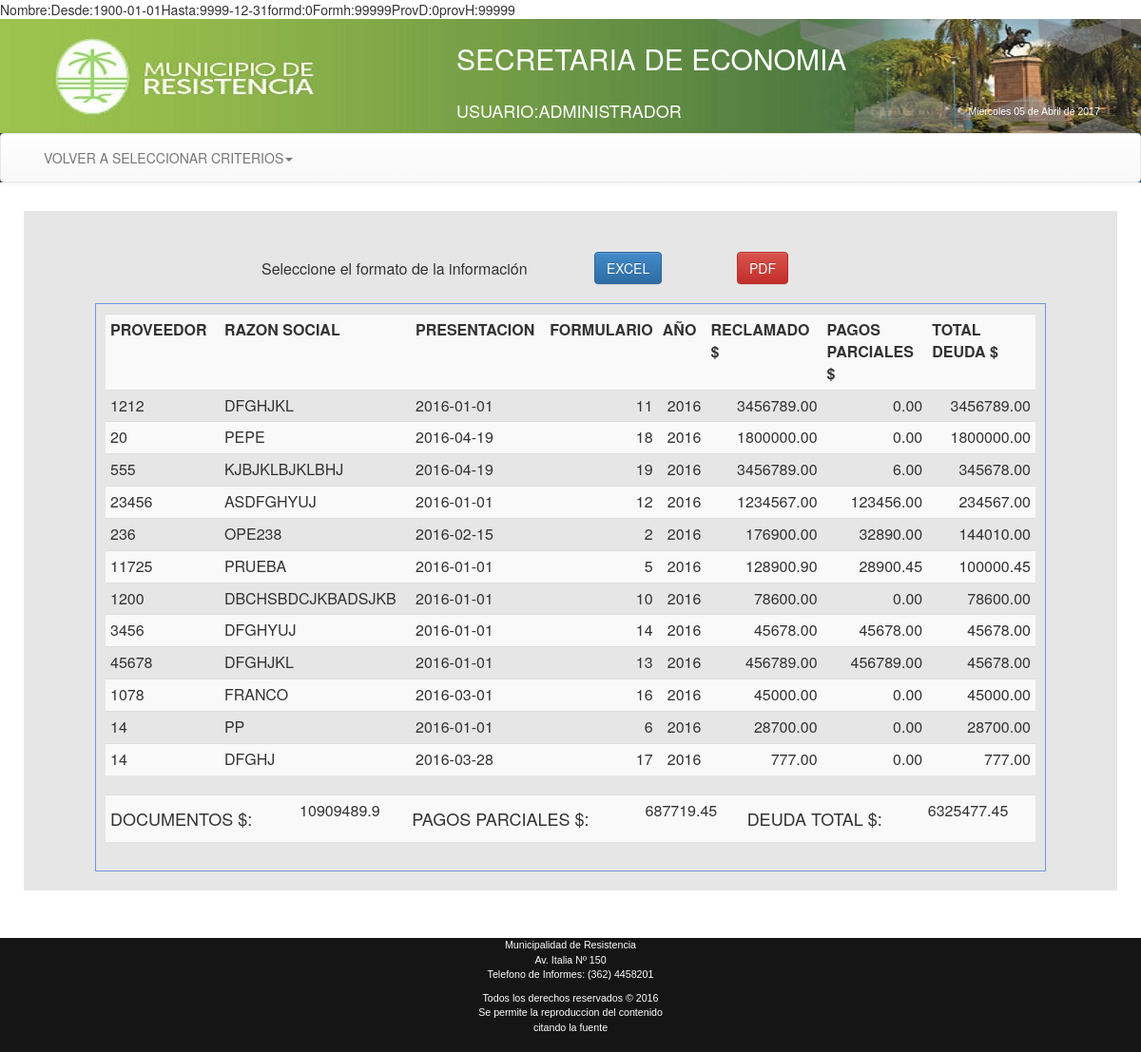
The app's page /Economia/views/frmMPP.php (signed in) with its own data.
### tables this page shows
CREATE TABLE `resumensg` (
  `idresumensg` int(11) NOT NULL AUTO_INCREMENT,
  `nroform` int(11) NOT NULL,
  `anioform` int(4) NOT NULL,
  `nroprov` int(11) NOT NULL,
  `razonsocial` varchar(60) NOT NULL,
  `fechapresenta` date NOT NULL,
  `montoreclamado` float(12,2) NOT NULL,
  `pagosrecibidos` float(12,2) NOT NULL,
  `totaldeuda` float(12,2) NOT NULL,
  `observaciones` varchar(100) NOT NULL,
  PRIMARY KEY (`idresumensg`)
);

### Economia/views/frmMPP.php (the view, shortened to what this page needs)
<?php
$flag=0;
if (isset ($_SESSION["razon"]) )
{ $bsprod=$_SESSION['razon'];$flag=1;}
else{$bsprod="";}
if (isset ($_SESSION["bddesde"]) )
{  $bddesde=$_SESSION['bddesde'];$flag=1;}
else{$bddesde="1900-01-01";}
if (isset ($_SESSION["bdhasta"]) )
{   $bdhasta=$_SESSION['bdhasta'];$flag=1;}
else{$bdhasta="9999-12-31";}
if (isset ($_SESSION["nroformd"]) )
{   $nroformd=$_SESSION['nroformd'];$flag=1;}
else{$nroformd=0;}
if (isset ($_SESSION["nroformh"]) )
{  $nroformh=$_SESSION['nroformh'];$flag=1;}
else{$nroformh=99999;}
if (isset ($_SESSION["nroprovd"]) )
{   $nroprovd=$_SESSION['nroprovd'];$flag=1;}
else{$nroprovd=0;}
if (isset ($_SESSION["nroprovh"]) )
{   $nroprovh=$_SESSION['nroprovh'];$flag=1;}
else{$nroprovh=99999;}
echo "Desde:".$bddesde;
echo "Hasta:".$bdhasta;
echo "formd:".$nroformd;
echo "Formh:".$nroformh;
echo "ProvD:".$nroprovd;
echo "provH:".$nroprovh;
?>
<!DOCTYPE html PUBLIC "-//W3C//DTD XHTML 1.0 Transitional//EN" "http://www.w3.org/TR/xhtml1/DTD/xhtml1-transitional.dtd">
<html xmlns="http://www.w3.org/1999/xhtml">
<head>
<link rel="stylesheet" type="text/css" href="../css/estilo.css">
<link rel="stylesheet" type="text/css" href="../bootstrap/css/bootstrap.css">
<link rel="stylesheet" type="text/css" href="../bootstrap/css/bootstrap.min.css">
<link rel="stylesheet" type="text/css" href="../bootstrap/css/bootstrap-theme.css">
<link rel="stylesheet" type="text/css" href="../bootstrap/css/bootstrap-theme.min.css">
</head>
<body class="body" style=" background-image: url(../images/bgcity.jpg);
  background-attachment: fixed;">
<header>
<table width="100%" height="120" border="0" background="../images/header2015.jpg">
<tr><td width="40%"></td>
<td><div align="left" style="color:#ffffff;" ><p><h2>SECRETARIA DE ECONOMIA</h2></p>
 </div></td>
</tr>
<tr><td width="40%"></td>
<td><div align="left" style="color:#ffffff;" ><p><h4>USUARIO:<?php echo $_SESSION["apynom"]?></h4></p>
 </div></td>
 <td><div align="left" style="color:#ffffff;" >
<p><h5>
</h5></p>
 </div></td>
</tr>
</table>
<nav class="navbar navbar-default">
<div class="container-fluid">
<div class="collapse navbar-collapse" id="navbar-1">
 <ul class="nav navbar-nav">
 <li class="dropdown">
   <a href="#" class="dropdown-toggle" data-toggle="dropdown" role="button">VOLVER A SELECCIONAR CRITERIOS<span class="caret"></span></a>
 </li>
 </ul>
 </div>
 </div>
 </nav>
</header>
<div class="container"
style="background-color:#E6E6E6;border-radius: 10px 10px 10px 10px;
-moz-border-radius: 10px 10px 10px 10px;
-webkit-border-radius: 10px 10px 10px 10px;
border: 10px solid #ffffff;">
 <section>
  <table border="0" align="center">
   <tr><td>&nbsp;</td></tr>
   <tr>
   <strong><td width="350">Seleccione el formato de la información</td></strong>
   <td width="150"><a href="../views/explistaMontoProv.php" class="btn btn-primary">EXCEL</a></td>
   <td width="150"><a target="_blank" href="../views/listaMontoProv.php" class="btn btn-danger">PDF</a></td>
   </tr>
  </table>
 </section>
 <div class="registros" id="agrega-registros">
 <table class="table table-striped table-condensed table-hover">
  <tr>
  <th width="200">PROVEEDOR</th>
  <th width="300">RAZON SOCIAL</th>
  <th width="200">PRESENTACION</th>
  <th width="100">FORMULARIO</th>
  <th width="100">AÑO</th>
  <th width="200">RECLAMADO $</th>
  <th width="200">PAGOS PARCIALES $</th>
  <th width="300">TOTAL DEUDA $</th>
 </tr>
 <?php
  $conexion=Conectarse();
  if($flag==0){
   $sql="select * from resumensg order by totaldeuda desc ;";
  }else{
  if($bsprod!=""){
    $sql="select * from resumensg
    where (razonsocial like '%$bsprod%') and
    (fechapresenta between '".$bddesde."'and'".$bdhasta."')and
    (nroprov between '".$nroprovd."'and '".$nroprovh."')
    and (nroform between '".$nroformd."'and '".$nroformh."')
     order by totaldeuda desc ;";
  }else {
    $sql="select * from resumensg
    where (fechapresenta between '".$bddesde."'and'".$bdhasta."')and
    (nroprov between '".$nroprovd."'and '".$nroprovh."')
    and (nroform between '".$nroformd."'and '".$nroformh."')
     order by totaldeuda desc ;";
  }}
  $resultado = mysqli_query ($conexion,$sql);
  $tmontof=0.00;$tpagp=0.00;$tmontot=0.00;$conteo=0;
  while($row = mysqli_fetch_array($resultado)) {
   echo'<tr>
  <td>'.$row['nroprov'].'</td>
  <td>'.$row['razonsocial'].'</td>
  <td>'.$row['fechapresenta'].'</td>
  <td align=right>'.$row['nroform'].'</td>
  <td align=right>'.$row['anioform'].'</td>
  <td align=right>'.$row['montoreclamado'].'</td>
  <td align=right>'.$row['pagosrecibidos'].'</td>
  <td align=right>'.$row['totaldeuda'].'</td>
  </tr>';
      $tmontof=$tmontof+$row['montoreclamado'];$tpagp=$tpagp+$row['pagosrecibidos'];
    $tmontot=$tmontot+$row['totaldeuda'];
  }
  ?>
</table>
  <table class="table table-striped table-condensed table-hover">
   <tr>
    <td><h4>DOCUMENTOS $:</h4></td><td><?php echo $tmontof;?></td>
    <td><h4>PAGOS PARCIALES $:</h4></td><td><?php echo $tpagp;?></td>
    <td><h4>DEUDA TOTAL $:</h4></td><td><?php echo $tmontot;?></td>
   </tr>
  </table>
    </div>
    <br>
</div>
<br><br>
<small>
<div class="row" style="height:120px; background-color:#151515;color:#ffffff; font-family:Arial;font-size:8pt;">
<div class="col-md-12" align="center">
    <p>Municipalidad de Resistencia<br />
    Av. Italia Nº 150<br />
    Telefono de Informes: (362) 4458201</p>
    <p>Todos los derechos reservados &copy; 2016<br />
      Se permite la reproduccion del contenido<br />
      citando la fuente
    </p>
  </div>
</div>
</small>
</body>
</html>

### Economia/css/estilo.css (style rules this page uses)
body { background:#2c3e50; color:#fff; margin:0px; font-family:"Trebuchet MS", Arial, Helvetica, sans-serif; min-width:1000px; }
header { background:#2c3e50; color:#fff; }
section { margin-top:20px; }
.registros { margin:auto; width:1000px; margin-top:20px; border:1px solid #6F96DF; height:auto; padding:10px; }

### records on screen
resumensg: nroprov "1212", razonsocial "DFGHJKL", fechapresenta "2016-01-01", nroform "11", anioform "2016", montoreclamado "3456789.00", pagosrecibidos "0.00", totaldeuda "3456789.00"
resumensg: nroprov "20", razonsocial "PEPE", fechapresenta "2016-04-19", nroform "18", anioform "2016", montoreclamado "1800000.00", pagosrecibidos "0.00", totaldeuda "1800000.00"
resumensg: nroprov "555", razonsocial "KJBJKLBJKLBHJ", fechapresenta "2016-04-19", nroform "19", anioform "2016", montoreclamado "3456789.00", pagosrecibidos "6.00", totaldeuda "345678.00"
resumensg: nroprov "23456", razonsocial "ASDFGHYUJ", fechapresenta "2016-01-01", nroform "12", anioform "2016", montoreclamado "1234567.00", pagosrecibidos "123456.00", totaldeuda "234567.00"
resumensg: nroprov "236", razonsocial "OPE238", fechapresenta "2016-02-15", nroform "2", anioform "2016", montoreclamado "176900.00", pagosrecibidos "32890.00", totaldeuda "144010.00"
resumensg: nroprov "11725", razonsocial "PRUEBA", fechapresenta "2016-01-01", nroform "5", anioform "2016", montoreclamado "128900.90", pagosrecibidos "28900.45", totaldeuda "100000.45"
resumensg: nroprov "1200", razonsocial "DBCHSBDCJKBADSJKB", fechapresenta "2016-01-01", nroform "10", anioform "2016", montoreclamado "78600.00", pagosrecibidos "0.00", totaldeuda "78600.00"
resumensg: nroprov "3456", razonsocial "DFGHYUJ", fechapresenta "2016-01-01", nroform "14", anioform "2016", montoreclamado "45678.00", pagosrecibidos "45678.00", totaldeuda "45678.00"
resumensg: nroprov "45678", razonsocial "DFGHJKL", fechapresenta "2016-01-01", nroform "13", anioform "2016", montoreclamado "456789.00", pagosrecibidos "456789.00", totaldeuda "45678.00"
resumensg: nroprov "1078", razonsocial "FRANCO", fechapresenta "2016-03-01", nroform "16", anioform "2016", montoreclamado "45000.00", pagosrecibidos "0.00", totaldeuda "45000.00"
resumensg: nroprov "14", razonsocial "PP", fechapresenta "2016-01-01", nroform "6", anioform "2016", montoreclamado "28700.00", pagosrecibidos "0.00", totaldeuda "28700.00"
resumensg: nroprov "14", razonsocial "DFGHJ", fechapresenta "2016-03-28", nroform "17", anioform "2016", montoreclamado "777.00", pagosrecibidos "0.00", totaldeuda "777.00"

### other values on screen
$bddesde "1900-01-01"
$bdhasta "9999-12-31"
$nroformd "0"
$nroformh "99999"
$nroprovd "0"
$nroprovh "99999"
$_SESSION["apynom"] "ADMINISTRADOR"
$tmontof "10909489.9"
$tpagp "687719.45"
$tmontot "6325477.45"
